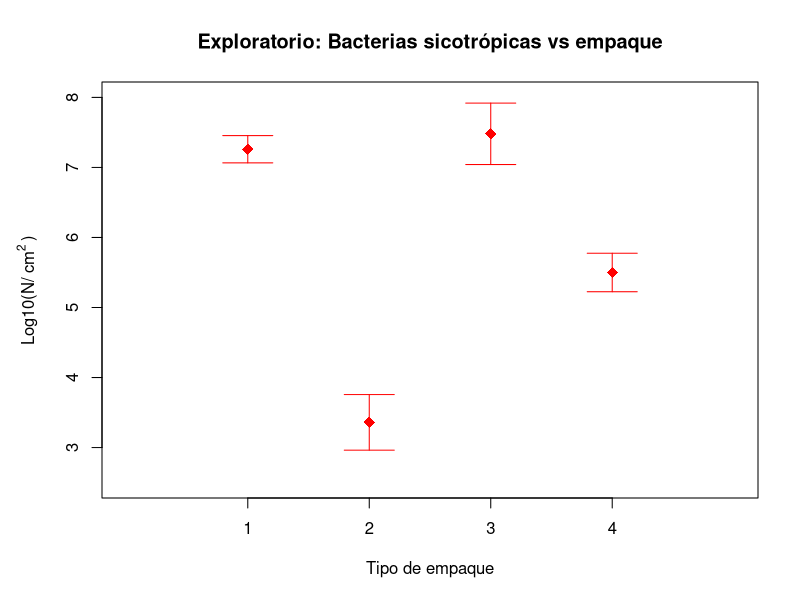
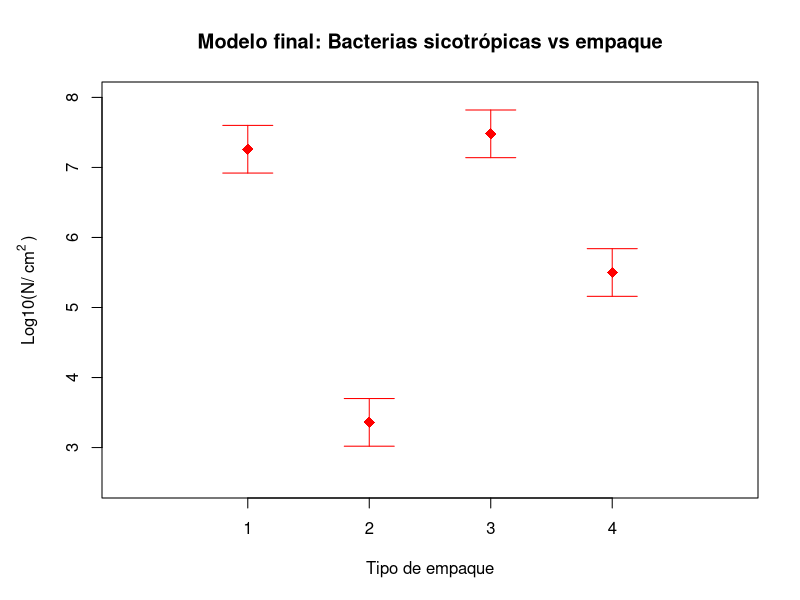
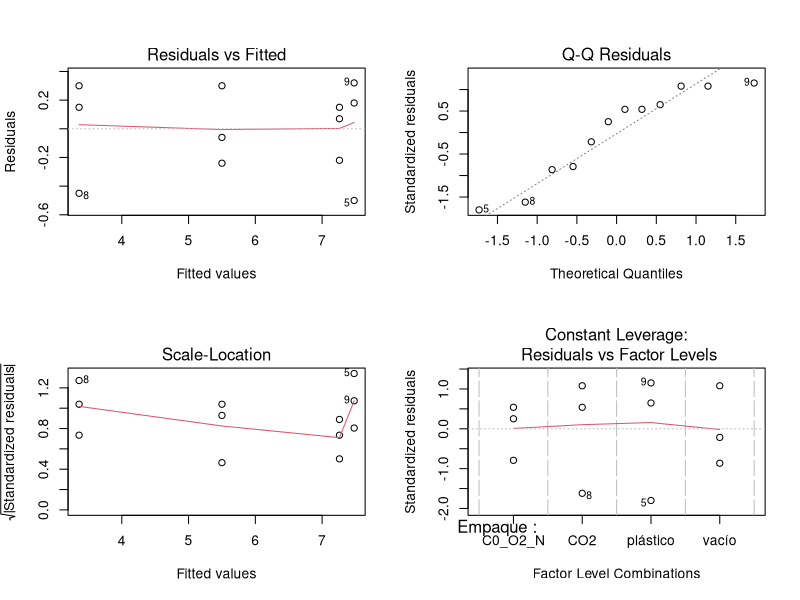
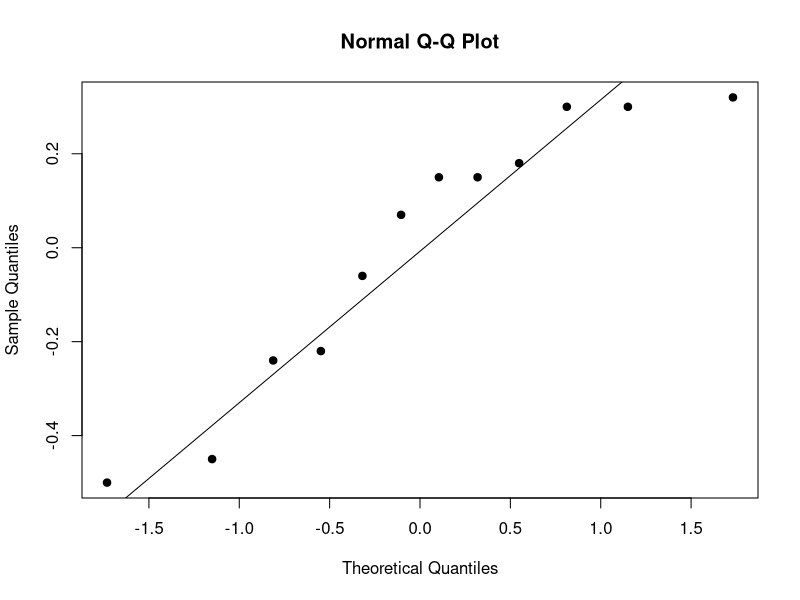
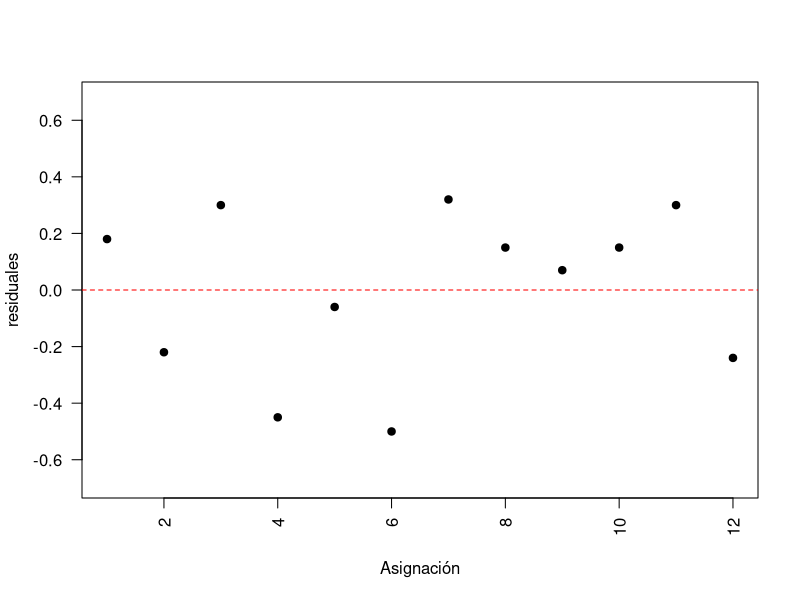

These charts were generated, in order, by the following R code:
## ---- chunk 1
bacterias <- read.csv2("Bacterias_en_carne.csv", encoding = "latin1")
bacterias
## ---- chunk 2
with(bacterias, tapply(logNcm2, Empaque, summary))
(desEst <- with(bacterias, tapply(logNcm2, Empaque, sd)))
(medias <- with(bacterias, tapply(logNcm2, Empaque, mean)))
## ---- chunk 3
op <- par(no.readonly = TRUE)
par(mar = op$mar + c(0,1,0,0))
with(bacterias, plot(as.integer(Empaque), logNcm2, pch = 19,
                     axes = FALSE, xlim = c(0,5), ylim = c(2.5,8),
                     main = "Exploratorio: Bacterias sicotrópicas vs empaque",
                     xlab = "Tipo de empaque", las = 1,
                     ylab = expression("Log10(N/" ~ cm^2 ~")")))
axis(1, at = 1:4, labels = levels(bacterias$Empaque))
axis(2)
points(1:4, medias, pch = 18, col = "red", cex = 1.5)
arrows(1:4, medias, 1:4, medias + desEst, pch = 17, col = "red", angle = 90)
arrows(1:4, medias, 1:4, medias - desEst, pch = 17, col = "red", angle = 90)
box()
par(op)
## ---- chunk 4
modelo1 <- aov(logNcm2 ~ Empaque, data = bacterias)
summary(modelo1)
anova(modelo1)
(dsError <- sqrt(anova(modelo1)$"Mean Sq"[2]))

## ---- chunk 5
op <- par(no.readonly = TRUE)
par(mar = op$mar + c(0,1,0,0))
with(bacterias, plot(as.integer(Empaque), logNcm2, pch = 19,
                     axes = FALSE, xlim = c(0,5), ylim = c(2.5,8),
                     main = "Modelo final: Bacterias sicotrópicas vs empaque",
                     xlab = "Tipo de empaque", las = 1,
                     ylab = expression("Log10(N/" ~ cm^2 ~")")))
axis(1, at = 1:4, labels = levels(bacterias$Empaque))
axis(2)
points(1:4, medias, pch = 18, col = "red", cex = 1.5)
arrows(1:4, medias, 1:4, medias + dsError, pch = 17, col = "red", angle = 90)
arrows(1:4, medias, 1:4, medias - dsError, pch = 17, col = "red", angle = 90)
box()
par(op)
## ---- chunk 6
# Verificación gráfica de supuesto
op <- par(no.readonly = TRUE)
par(mfrow = c(2,2))
plot(modelo1)
par(op)
## ---- chunk 7
(bacterias$residuales <- residuals(modelo1))
# Gráfico cuantil-cuantil
qqnorm(bacterias$residuales, pch = 19)
qqline(bacterias$residuales)
# Prueba de normailidad
shapiro.test(bacterias$residuales)
## ---- chunk 8
# Prueba de Bartlett si son normales.
bartlett.test(logNcm2 ~ Empaque, data = bacterias)

# Prueba de Levene si son no normales.
require(car)
leveneTest(logNcm2 ~ Empaque, data = bacterias)

# Prueba de Fligner-Killeen cuando los residuales son fuertemente no normales.
fligner.test(logNcm2 ~ Empaque, data = bacterias)

## ---- chunk 9
# Gráfica de residuales contra orden de aleatorización
with(bacterias, plot(Asignación,residuales, pch = 19,
                     ylim = c(-2*dsError, 2*dsError), las = 2))
abline(h=0, lty = 2, col = "red")

require(lmtest)
dwtest(logNcm2 ~ Empaque, order.by = ~Asignación, data = bacterias,
       alternative = "two.sided")

(bacteriasTemp <- bacterias[order(bacterias$Asignación),])
modelo1Temp <- aov(logNcm2 ~ Empaque, data = bacteriasTemp)
require(car)
durbinWatsonTest(modelo1Temp, alternative = "two.sided")
